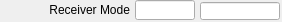
   <widget class="caFrame" name="caFrame_19">
    <property name="geometry">
     <rect>
      <x>406</x>
      <y>716</y>
      <width>282</width>
      <height>22</height>
     </rect>
    </property>
    <widget class="caTextEntry" name="caTextEntry_13">
     <property name="geometry">
      <rect>
       <x>135</x>
       <y>0</y>
       <width>60</width>
       <height>20</height>
      </rect>
     </property>
     <property name="channel" stdset="0">
      <string>$(P)$(R)ReceiverMode</string>
     </property>
     <property name="foreground">
      <color>
       <red>0</red>
       <green>0</green>
       <blue>0</blue>
      </color>
     </property>
     <property name="background">
      <color>
       <red>115</red>
       <green>223</green>
       <blue>255</blue>
      </color>
     </property>
     <property name="colorMode">
      <enum>caLineEdit::Static</enum>
     </property>
     <property name="precisionMode">
      <enum>caLineEdit::Channel</enum>
     </property>
     <property name="limitsMode">
      <enum>caLineEdit::Channel</enum>
     </property>
     <property name="maxValue">
      <double>1.000000000000000</double>
     </property>
     <property name="minValue">
      <double>0.000000000000000</double>
     </property>
     <property name="fontScaleMode" stdset="0">
      <enum>caLineEdit::WidthAndHeight</enum>
     </property>
     <property name="formatType">
      <enum>caLineEdit::decimal</enum>
     </property>
    </widget>
    <widget class="caLineEdit" name="caLineEdit_19">
     <property name="geometry">
      <rect>
       <x>200</x>
       <y>2</y>
       <width>80</width>
       <height>18</height>
      </rect>
     </property>
     <property name="alignment">
      <set>Qt::AlignAbsolute|Qt::AlignLeading|Qt::AlignLeft|Qt::AlignVCenter</set>
     </property>
     <property name="channel" stdset="0">
      <string>$(P)$(R)ReceiverMode_RBV</string>
     </property>
     <property name="foreground">
      <color>
       <red>10</red>
       <green>0</green>
       <blue>184</blue>
      </color>
     </property>
     <property name="background">
      <color>
       <red>187</red>
       <green>187</green>
       <blue>187</blue>
      </color>
     </property>
     <property name="colorMode">
      <enum>caLineEdit::Static</enum>
     </property>
     <property name="precisionMode">
      <enum>caLineEdit::Channel</enum>
     </property>
     <property name="limitsMode">
      <enum>caLineEdit::Channel</enum>
     </property>
     <property name="maxValue">
      <double>1.000000000000000</double>
     </property>
     <property name="minValue">
      <double>0.000000000000000</double>
     </property>
     <property name="fontScaleMode" stdset="0">
      <enum>caLineEdit::WidthAndHeight</enum>
     </property>
     <property name="formatType">
      <enum>caLineEdit::decimal</enum>
     </property>
    </widget>
    <widget class="caLabel" name="caLabel_30">
     <property name="geometry">
      <rect>
       <x>0</x>
       <y>0</y>
       <width>130</width>
       <height>20</height>
      </rect>
     </property>
     <property name="text">
      <string>Receiver Mode</string>
     </property>
     <property name="alignment">
      <set>Qt::AlignAbsolute|Qt::AlignRight|Qt::AlignTrailing|Qt::AlignVCenter</set>
     </property>
     <property name="fontScaleMode">
      <enum>ESimpleLabel::WidthAndHeight</enum>
     </property>
     <property name="foreground">
      <color>
       <red>0</red>
       <green>0</green>
       <blue>0</blue>
      </color>
     </property>
     <property name="background">
      <color alpha="0">
       <red>0</red>
       <green>0</green>
       <blue>0</blue>
      </color>
     </property>
     <property name="frameShape">
      <enum>QFrame::NoFrame</enum>
     </property>
    </widget>
   </widget>
